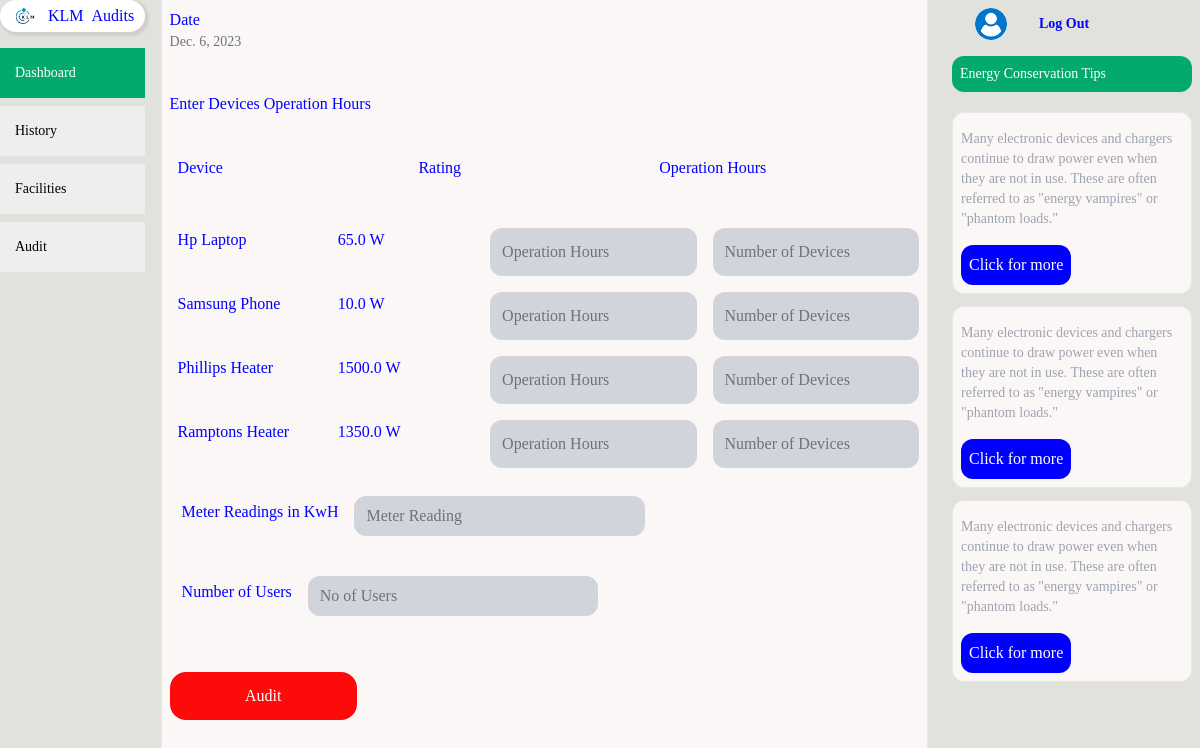
Screenshot of /audits/facilityAudit/14/ (signed in) with the database file from the repository.
### accounts/models.py (models this page shows, shortened)
class UserAccount(AbstractBaseUser, PermissionsMixin):
    email = models.EmailField(unique=True)
    name = models.CharField(default='N/A', max_length=50)
    is_staff = models.BooleanField(default=False)
    is_active = models.BooleanField(default=True)
    date_joined = models.DateTimeField(default=timezone.now)
    objects = UsersManager()
    USERNAME_FIELD ='email'
    REQUIRED_FIELDS = []
    groups = models.ManyToManyField(
        'auth.Group',
        related_name='user_accounts',
        related_query_name='user_account'
    )
    user_permissions = models.ManyToManyField(
        'auth.Permission',
        related_name='user_accounts',
        related_query_name='user_account'
    )

### auditApp/models.py (models this page shows)
class EnergyDevice(models.Model):
    facility=models.ForeignKey(Facility, on_delete=models.CASCADE,default=5)
    user = models.ForeignKey(UserAccount, on_delete=models.CASCADE,default=1)
    name = models.CharField(max_length=100)
    rating = models.FloatField()

### auditApp/views.py (the view, shortened to what this page needs)
# urls.py: path('facilityAudit/<id>/',views.facility_audit,name='facilityAudit'),
def facility_audit(request,id):
    message='message'
    today= date.today()
    facility=Facility.objects.get(pk=id)
    devices=EnergyDevice.objects.filter(facility=facility,user=request.user)
    my_devices=[]
    for device in devices:
        my_devices.append(device.name)
    prompt=f'i have the following devices {my_devices} in my {facility.name}. How can i save power'
    context={
        "id":id,
        "date":today,
        "message":message,
        'devices': devices
    }
    return render(request,'auditApp/facilityaudit.html',context)

### templates/auditApp/facilityaudit.html (shortened to what this page needs)
{% extends "base.html" %}
{% load static %}
{% block content %}
<div class='bg-[#191a22] text-blue'>
    <div class='flex flex-col md:flex-row gap-4'>
        {% include "../components/sidebar.html" %}
          <div class='md:w-[90%] '>
            <div class='flex flex-col md:flex-row  gap-4'>
                <div class='p-2 flex flex-col gap-8 md:w-[75%]  border-r border-l  border-gray-600' >
                  <div class='flex flex-row justify-between '>
                      <div>
                          <p>Date </p>
                          <p class='text-sm text-gray-500'>{{date}}</p>
                      </div>
                  </div>
                  <div class='flex mt-2 flex-col gap-4'>
                    <div class='flex flex-col gap-8'>
                      <form action='{% url "audits:facilityAudit" id %}' method='POST' class='flex flex-col gap-8'>
                          <p>Enter Devices Operation Hours</p>
                          <div class='flex flex-row gap-4 '>
                              <p class='w-[30%] p-2'>Device</p>
                              <p class='w-[30%] p-2'>Rating</p>
                              <p class='w-[30%] p-2'>Operation Hours</p>
                          </div>
                          {% if devices %}
                                <div>
                                    {% for device in devices %}
                                    <div  class='flex flex-row gap-4 '>
                                        <p class='w-[28%] p-2 '> {{device.name}}</p>
                                        <p class='w-[28%] p-2 '> {{device.rating}} W</p>
                                        <input name='operation{{device.id}}'
                                            required placeholder='Operation Hours'
                                            type='number'
                                            class='my-2 p-3 p  w-[40%] rounded-xl bg-gray-300 border-0'
                                            />
                                            <input name='number{{device.id}}'
                                            required placeholder='Number of Devices'
                                            type='number'
                                            class='my-2 p-3 p  w-[40%] rounded-xl bg-gray-300 border-0'
                                            />
                                    </div>
                                    {% endfor %}
                                    <div class='flex flex-row  p-3 gap-4'>
                                        <p class='py-3'>Meter Readings in KwH</p>
                                        <input name='meter'
                                            required placeholder='Meter Reading'
                                            type='number'
                                            class='my-2   w-[40%] rounded-xl bg-gray-300 border-0'
                                            />
                                    </div>
                                     <div class='flex flex-row  p-3 gap-4'>
                                        <p class='py-3'>Number of Users</p>
                                        <input name='users'
                                            required placeholder='No of Users'
                                            type='number'
                                            class='my-2   w-[40%] rounded-xl bg-gray-300 border-0'
                                            />
                                    </div>
                                </div>
                          {% else %}
                          <p>No devices yet</p>
                          {% endif %}
                          <button type='submit'
                              class='mt-1 md:w-[25%] p-3 bg-red-300  text-white rounded-2xl'>
                              Audit
                          </button>
                      </form>
                    </div>
                  </div>
                </div>
                <div class='p-2 md:h-screen md:w-[25%]' >
                    {% include "../components/rightbar.html" %}
                </div>
            </div>
          </div>
    </div>
  </div>
{% endblock %}

### rows the page displays
UserAccount: last_login "Dec. 6, 2023"
EnergyDevice: name "Hp Laptop", rating "65.0"
EnergyDevice: name "Samsung Phone", rating "10.0"
EnergyDevice: name "Phillips Heater", rating "1500.0"
EnergyDevice: name "Ramptons Heater", rating "1350.0"
